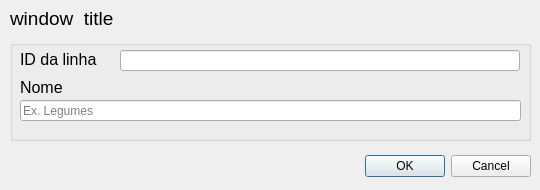
<?xml version="1.0" encoding="UTF-8"?>
<ui version="4.0">
 <class>LinhaDialog</class>
 <widget class="QDialog" name="LinhaDialog">
  <property name="geometry">
   <rect>
    <x>0</x>
    <y>0</y>
    <width>540</width>
    <height>190</height>
   </rect>
  </property>
  <property name="minimumSize">
   <size>
    <width>540</width>
    <height>190</height>
   </size>
  </property>
  <property name="maximumSize">
   <size>
    <width>540</width>
    <height>190</height>
   </size>
  </property>
  <property name="windowTitle">
   <string>LinhaDialog</string>
  </property>
  <widget class="QDialogButtonBox" name="buttonBox">
   <property name="geometry">
    <rect>
     <x>10</x>
     <y>150</y>
     <width>521</width>
     <height>32</height>
    </rect>
   </property>
   <property name="orientation">
    <enum>Qt::Horizontal</enum>
   </property>
   <property name="standardButtons">
    <set>QDialogButtonBox::Cancel|QDialogButtonBox::Ok</set>
   </property>
  </widget>
  <widget class="QLabel" name="dialogTitle">
   <property name="geometry">
    <rect>
     <x>10</x>
     <y>10</y>
     <width>510</width>
     <height>16</height>
    </rect>
   </property>
   <property name="font">
    <font>
     <pointsize>14</pointsize>
    </font>
   </property>
   <property name="text">
    <string>window_title</string>
   </property>
  </widget>
  <widget class="QGroupBox" name="mainGB">
   <property name="geometry">
    <rect>
     <x>10</x>
     <y>40</y>
     <width>521</width>
     <height>101</height>
    </rect>
   </property>
   <property name="title">
    <string/>
   </property>
   <widget class="QLineEdit" name="nomeText">
    <property name="geometry">
     <rect>
      <x>10</x>
      <y>60</y>
      <width>501</width>
      <height>21</height>
     </rect>
    </property>
    <property name="placeholderText">
     <string>Ex. Legumes</string>
    </property>
   </widget>
   <widget class="QLabel" name="nomeLabel">
    <property name="geometry">
     <rect>
      <x>10</x>
      <y>40</y>
      <width>250</width>
      <height>15</height>
     </rect>
    </property>
    <property name="font">
     <font>
      <pointsize>12</pointsize>
     </font>
    </property>
    <property name="text">
     <string>Nome</string>
    </property>
   </widget>
   <widget class="QLabel" name="IDLabel">
    <property name="geometry">
     <rect>
      <x>10</x>
      <y>12</y>
      <width>90</width>
      <height>15</height>
     </rect>
    </property>
    <property name="font">
     <font>
      <pointsize>12</pointsize>
     </font>
    </property>
    <property name="text">
     <string>ID da linha</string>
    </property>
   </widget>
   <widget class="QLineEdit" name="IDText">
    <property name="geometry">
     <rect>
      <x>110</x>
      <y>10</y>
      <width>400</width>
      <height>21</height>
     </rect>
    </property>
    <property name="readOnly">
     <bool>true</bool>
    </property>
    <property name="placeholderText">
     <string/>
    </property>
   </widget>
  </widget>
 </widget>
 <resources/>
 <connections>
  <connection>
   <sender>buttonBox</sender>
   <signal>accepted()</signal>
   <receiver>LinhaDialog</receiver>
   <slot>accept()</slot>
   <hints>
    <hint type="sourcelabel">
     <x>248</x>
     <y>254</y>
    </hint>
    <hint type="destinationlabel">
     <x>157</x>
     <y>274</y>
    </hint>
   </hints>
  </connection>
  <connection>
   <sender>buttonBox</sender>
   <signal>rejected()</signal>
   <receiver>LinhaDialog</receiver>
   <slot>reject()</slot>
   <hints>
    <hint type="sourcelabel">
     <x>316</x>
     <y>260</y>
    </hint>
    <hint type="destinationlabel">
     <x>286</x>
     <y>274</y>
    </hint>
   </hints>
  </connection>
 </connections>
</ui>
